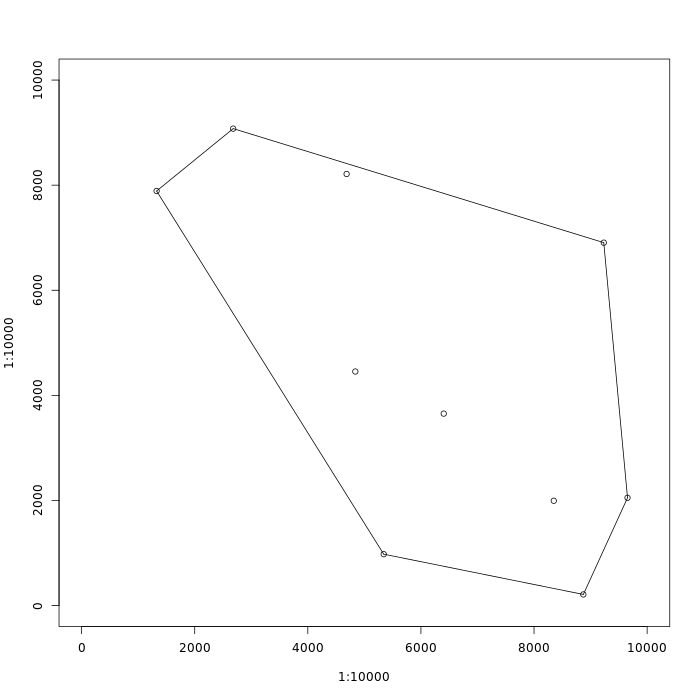

Write the R code that produced this figure.
#! /usr/bin/env Rscript
png("convex.png", width=700, height=700)
plot(1:10000, 1:10000, type="n")

#points
points(5342,978)
points(9233,6906)
points(8349,1995)
points(2680,9076)
points(4686,8213)
points(8872,212)
points(1326,7889)
points(4840,4454)
points(9653,2051)
points(6403,3653)

#line segments
segments(5342,978,8872,212)
segments(5342,978,1326,7889)
segments(9233,6906,2680,9076)
segments(9233,6906,9653,2051)
segments(2680,9076,1326,7889)
segments(8872,212,9653,2051)
dev.off()
